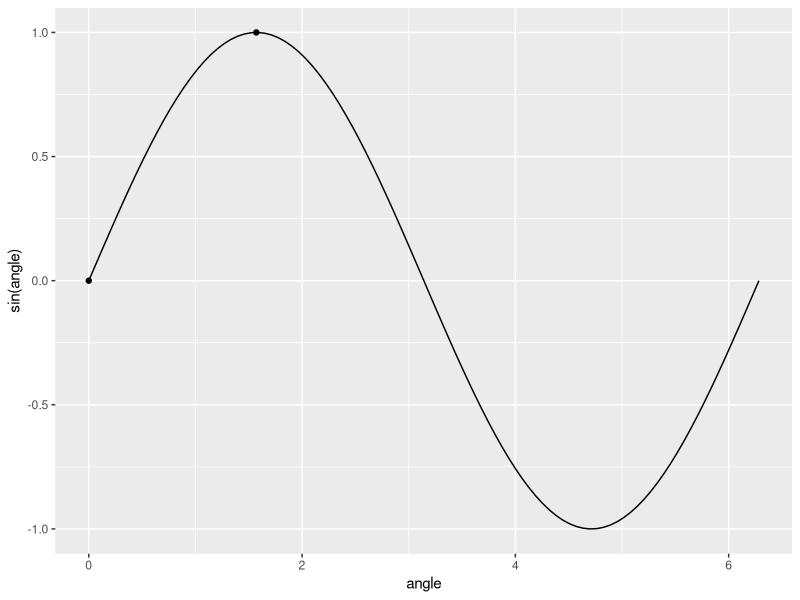

The R source for this figure:
## ---- chunk 1
library(tidyverse)
## ---- chunk 2
angle <- seq(0, 2*pi, length.out = 100)

ggplot(data=NULL, aes(x=angle, y=sin(angle))) + 
  geom_line() + 
  geom_point(aes(x = c(0, pi/2), y=sin(c(0, pi/2))))
## ---- chunk 3
sin(0)
## ---- chunk 4
sin(seq(0, 3.141593, length.out = 5))
## ---- chunk 5
atan2(c(0, 1), c(1, 1))
## ---- chunk 6
2 + 3

# note the `backticks` around +
`+`(2, 3)
## ---- chunk 7
`<-`(some_variable, 1)
some_variable
